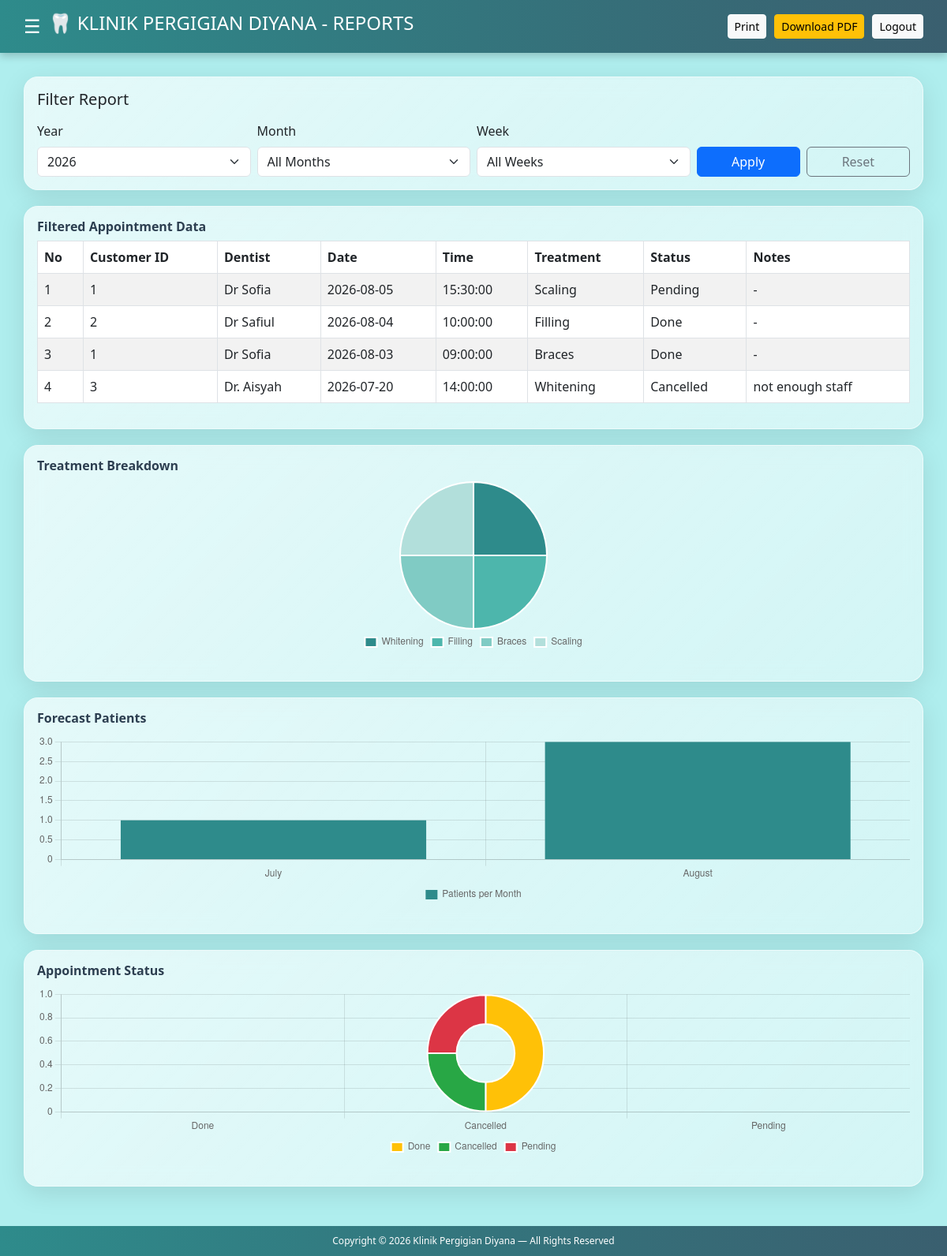
Screenshot of /admin/reports.php (signed in) with the database file from the repository.
### tables this page shows
CREATE TABLE `appointments` (
  `id` int(11) NOT NULL,
  `customer_id` int(11) NOT NULL,
  `dentist` varchar(100) DEFAULT NULL,
  `date` date DEFAULT NULL,
  `time` time DEFAULT NULL,
  `treatment` varchar(100) DEFAULT NULL,
  `status` varchar(50) DEFAULT NULL,
  `notes` text DEFAULT NULL
);

### admin/reports.php (the view, shortened to what this page needs)
<?php
include("../config.php");
$yearFilter = isset($_GET["year"]) ? (int) $_GET["year"] : 0;
if ($yearFilter === 0) {
    $yearFilter = (int) date("Y");
}
$yearOptions = [];
$yearQuery = $conn->query("SELECT DISTINCT YEAR(date) AS year_value FROM appointments WHERE date IS NOT NULL ORDER BY year_value DESC");
if ($yearQuery) {
    while ($yearRow = $yearQuery->fetch_assoc()) {
        $yearOptions[] = (int) $yearRow["year_value"];
    }
}
$conditions = [];
if ($yearFilter > 0) {
    $conditions[] = "YEAR(date) = " . (int) $yearFilter;
}
$whereSql = $conditions ? " WHERE " . implode(" AND ", $conditions) : "";
$reportQuery = "SELECT id, customer_id, dentist, date, time, treatment, status, notes FROM appointments" . $whereSql . " ORDER BY date DESC";
$reportResult = $conn->query($reportQuery);
$reportRows = $reportResult ? $reportResult->fetch_all(MYSQLI_ASSOC) : [];
$treatmentQuery = "SELECT treatment, COUNT(*) AS total FROM appointments" . $whereSql . " GROUP BY treatment ORDER BY total DESC";
$treatmentData = $conn->query($treatmentQuery);
$treatmentArr = $treatmentData ? $treatmentData->fetch_all(MYSQLI_ASSOC) : [];
$forecastQuery = "SELECT MONTH(date) AS month, COUNT(*) AS total FROM appointments" . $whereSql . " GROUP BY MONTH(date) ORDER BY MONTH(date) ASC";
$forecastData = $conn->query($forecastQuery);
$forecastArr = $forecastData ? $forecastData->fetch_all(MYSQLI_ASSOC) : [];
$statusQuery = "SELECT status, COUNT(*) AS total FROM appointments" . $whereSql . " GROUP BY status ORDER BY total DESC";
$statusData = $conn->query($statusQuery);
$statusArr = $statusData ? $statusData->fetch_all(MYSQLI_ASSOC) : [];
function format_report_value($value): string {
    $value = trim((string) $value);
    return htmlspecialchars($value === "" ? "-" : $value, ENT_QUOTES, "UTF-8");
}
?>
<!DOCTYPE html>
<html lang="en">
<head>
    <link href="https://cdn.jsdelivr.net/npm/bootstrap@5.3.0/dist/css/bootstrap.min.css" rel="stylesheet">
    <link rel="stylesheet" href="../css/reports.css">
</head>
<body>
<div class="header">
    <div class="header-left">
        <span class="menu-toggle" onclick="toggleSidebar()">☰</span>
        <h4>🦷 KLINIK PERGIGIAN DIYANA - REPORTS</h4>
    </div>
    <div class="header-actions">
        <button type="button" id="printReportBtn" class="btn btn-light btn-sm">Print</button>
        <button type="button" id="downloadPdfBtn" class="btn btn-warning btn-sm">Download PDF</button>
        <a href="../index.php" class="btn btn-light btn-sm">Logout</a>
    </div>
</div>
<div class="container-fluid flex-grow-1">
    <div class="row">
        <div class="col-md-12 content" id="content">
            <div class="card filter-card">
                <div class="card-body">
                    <div class="d-flex justify-content-between align-items-center mb-3 flex-wrap gap-2">
                        <h5 class="mb-0">Filter Report</h5>
                    </div>
                    <form method="get" action="reports.php" class="row g-2 align-items-end">
                        <div class="col-md-3">
                            <label class="form-label">Year</label>
                            <select name="year" class="form-select">
                                <?php foreach ($yearOptions as $yearOption): ?>
                                    <option value="<?= (int) $yearOption ?>" <?= $yearOption === $yearFilter ? "selected" : "" ?>><?= (int) $yearOption ?></option>
                                <?php endforeach; ?>
                            </select>
                        </div>
                        <div class="col-md-3">
                            <label class="form-label">Month</label>
                            <select name="month" class="form-select">
                                <option value="">All Months</option>
                            </select>
                        </div>
                        <div class="col-md-3">
                            <label class="form-label">Week</label>
                            <select name="week" class="form-select">
                                <option value="">All Weeks</option>
                            </select>
                        </div>
                        <div class="col-md-3 d-flex gap-2">
                            <button type="submit" class="btn btn-primary w-100">Apply</button>
                            <a href="reports.php" class="btn btn-outline-secondary w-100">Reset</a>
                        </div>
                    </form>
                </div>
            </div>
            <div class="card report-table-card">
                <div class="card-body">
                    <h6>Filtered Appointment Data</h6>
                    <?php if ($reportRows): ?>
                        <div class="table-responsive">
                            <table class="table table-bordered table-striped align-middle report-table">
                                <thead>
                                    <tr>
                                        <th>No</th>
                                        <th>Customer ID</th>
                                        <th>Dentist</th>
                                        <th>Date</th>
                                        <th>Time</th>
                                        <th>Treatment</th>
                                        <th>Status</th>
                                        <th>Notes</th>
                                    </tr>
                                </thead>
                                <tbody>
                                    <?php foreach ($reportRows as $index => $row): ?>
                                        <tr>
                                            <td><?= $index + 1 ?></td>
                                            <td><?= format_report_value($row["customer_id"]) ?></td>
                                            <td><?= format_report_value($row["dentist"]) ?></td>
                                            <td><?= format_report_value($row["date"]) ?></td>
                                            <td><?= format_report_value($row["time"]) ?></td>
                                            <td><?= format_report_value($row["treatment"]) ?></td>
                                            <td><?= format_report_value($row["status"]) ?></td>
                                            <td><?= format_report_value($row["notes"]) ?></td>
                                        </tr>
                                    <?php endforeach; ?>
                                </tbody>
                            </table>
                        </div>
                    <?php else: ?>
                        <div class="alert alert-info mb-0">No appointment data available for the selected filter.</div>
                    <?php endif; ?>
                </div>
            </div>
            <div class="card chart-box">
                <div class="card-body">
                    <h6>Treatment Breakdown</h6>
                    <canvas id="treatmentChart"></canvas>
                </div>
            </div>
            <div class="card chart-box">
                <div class="card-body">
                    <h6>Forecast Patients</h6>
                    <canvas id="forecastChart"></canvas>
                </div>
            </div>
            <div class="card chart-box">
                <div class="card-body">
                    <h6>Appointment Status</h6>
                    <canvas id="statusChart"></canvas>
                </div>
            </div>
        </div>
    </div>
</div>
<div class="footer">
    Copyright © 2026 Klinik Pergigian Diyana — All Rights Reserved
</div>
<script>
    function toggleSidebar() {
        document.getElementById('sidebar').classList.toggle('show');
        document.getElementById('content').classList.toggle('shift');
    }
    document.getElementById('printReportBtn')?.addEventListener('click', function () {
        window.print();
    });
    document.getElementById('downloadPdfBtn')?.addEventListener('click', function () {
        window.print();
    });
    const chartOptions = {
        responsive: true,
        maintainAspectRatio: false,
        plugins: {
            legend: {
                position: 'bottom',
                labels: { boxWidth: 15, font: { size: 12 } }
            }
        }
    };
    const treatmentLabels = <?= json_encode(array_column($treatmentArr, 'treatment')) ?>;
    const treatmentCounts = <?= json_encode(array_column($treatmentArr, 'total')) ?>;
    new Chart(document.getElementById('treatmentChart'), {
        type: 'pie',
        data: {
            labels: treatmentLabels,
            datasets: [{
                data: treatmentCounts,
                backgroundColor: ['#2E8B8B','#4DB6AC','#80CBC4','#B2DFDB','#E0F2F1']
            }]
        },
        options: chartOptions
    });
    const forecastLabels = <?php
        $forecastNames = [];
        foreach ($forecastArr as $entry) {
            $forecastNames[] = date("F", mktime(0, 0, 0, (int) $entry["month"], 1));
        }
        echo json_encode($forecastNames);
    ?>;
    const forecastCounts = <?= json_encode(array_column($forecastArr, 'total')) ?>;
    new Chart(document.getElementById('forecastChart'), {
        type: 'bar',
        data: {
            labels: forecastLabels,
            datasets: [{
                label: 'Patients per Month',
                data: forecastCounts,
                backgroundColor: '#2E8B8B'
            }]
        },
        options: chartOptions
    });
    const statusLabels = <?= json_encode(array_column($statusArr, 'status')) ?>;
    const statusCounts = <?= json_encode(array_column($statusArr, 'total')) ?>;
    new Chart(document.getElementById('statusChart'), {
        type: 'doughnut',
        data: {
            labels: statusLabels,
            datasets: [{
                data: statusCounts,
                backgroundColor: ['#FFC107','#28A745','#DC3545']
            }]
        },
        options: chartOptions
    });
</script>
</body>
</html>

### css/reports.css (style rules this page uses)
body { background: #AFEEEE; font-family: 'Segoe UI', sans-serif; margin: 0; display: flex; flex-direction: column; min-height: 100vh; position: relative; }
body::before { content: none; }
.header { background: linear-gradient(90deg, #2E8B8B, #3A5F6F); color: white; padding: 15px 30px; display: flex; justify-content: space-between; align-items: center; box-shadow: 0 4px 10px rgba(0, 0, 0, 0.2); }
.header-left { display: flex; align-items: center; gap: 10px; }
.header-actions { display: flex; align-items: center; gap: 10px; }
.menu-toggle { font-size: 24px; cursor: pointer; transition: transform 0.3s ease; }
.content { padding: 30px; flex-grow: 1; margin-left: 0; width: 100%; transition: all 0.3s ease; }
.card { background: rgba(255, 255, 255, 0.45); backdrop-filter: blur(12px); -webkit-backdrop-filter: blur(12px); border: 1px solid rgba(255, 255, 255, 0.6); border-radius: 18px; box-shadow: 0 8px 32px rgba(0, 0, 0, 0.1); transition: transform 0.2s ease, box-shadow 0.2s ease, background 0.3s ease; position: relative; overflow: hidden; margin-bottom: 20px; }
.card::before { content: ""; position: absolute; inset: 0; background: linear-gradient(135deg, rgba(255, 255, 255, 0.4), rgba(255, 255, 255, 0)); z-index: 0; pointer-events: none; }
.card .card-body, .card canvas { position: relative; z-index: 1; }
.card h6 { font-weight: 600; color: #2c3e50; }
.chart-box { height: 300px; }
.chart-box canvas { max-height: 220px; margin-top: 10px; }
.filter-card { margin-bottom: 20px; }
.report-table-card { margin-bottom: 20px; }
.report-table th, .report-table td { white-space: nowrap; vertical-align: middle; }
.footer { background: linear-gradient(90deg, #2E8B8B, #3A5F6F); color: white; text-align: center; padding: 10px; font-size: 12px; margin-top: auto; }

### rows the page displays
appointments: customer "1", dentist "Dr Sofia", date "2026-08-05", time "15:30:00", treatment "Scaling", status "Pending", notes "-"
appointments: customer "2", dentist "Dr Safiul", date "2026-08-04", time "10:00:00", treatment "Filling", status "Done", notes "-"
appointments: customer "1", dentist "Dr Sofia", date "2026-08-03", time "09:00:00", treatment "Braces", status "Done", notes "-"
appointments: customer "3", dentist "Dr. Aisyah", date "2026-07-20", time "14:00:00", treatment "Whitening", status "Cancelled", notes "not enough staff"

### other values shown
form field year "2026"
chart data {{ json_encode(array_column($treatmentArr, 'treatment')) }} ["Whitening","Filling","Braces","Scaling"]
chart data {{ json_encode(array_column($treatmentArr, 'total')) }} ["1","1","1","1"]
chart data {{ json_encode($forecastNames) }} ["July","August"]
chart data {{ json_encode(array_column($forecastArr, 'total')) }} ["1","3"]
